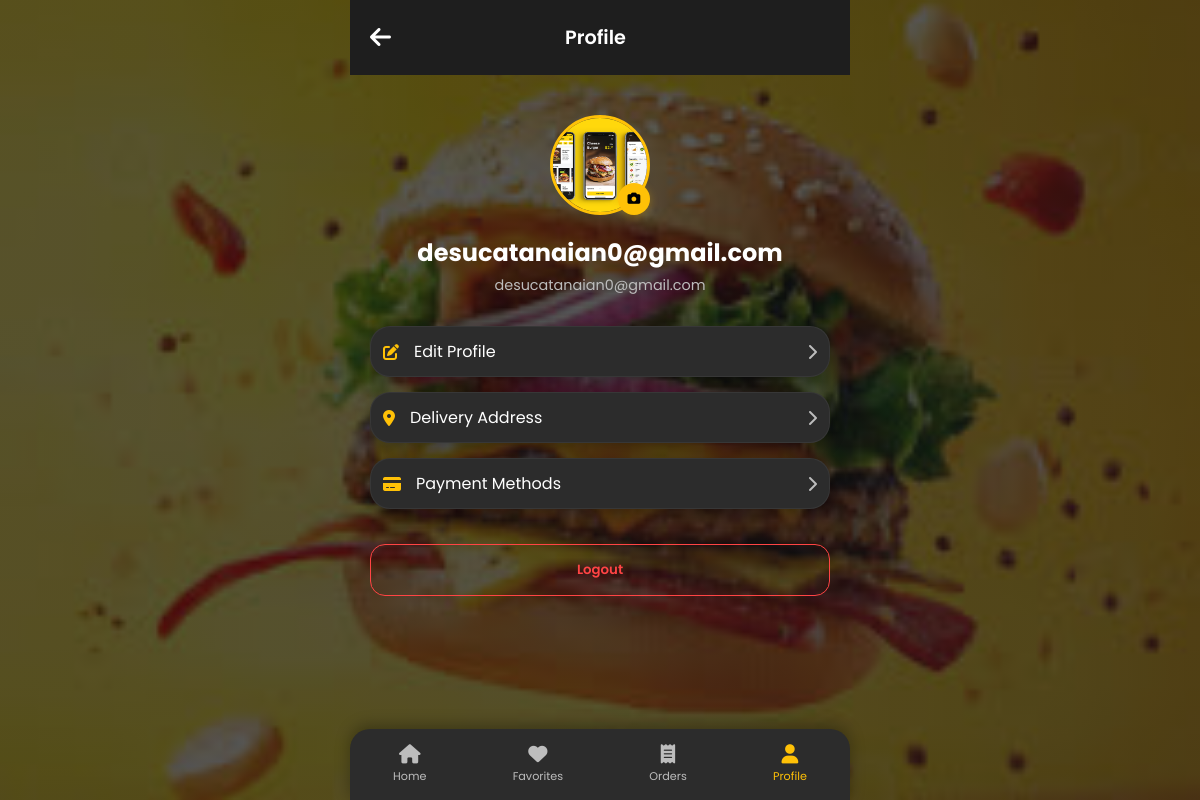
The app's page /profile.php (signed in) with its own data.
### tables this page shows
CREATE TABLE `users` (
  `id` int(11) NOT NULL,
  `username` varchar(50) NOT NULL,
  `email` varchar(100) NOT NULL,
  `password` varchar(255) NOT NULL,
  `role` enum('user','admin') DEFAULT 'user',
  `address` text DEFAULT NULL,
  `payment_method` varchar(100) DEFAULT NULL,
  `profile_image` varchar(255) DEFAULT NULL,
  `created_at` timestamp NOT NULL DEFAULT current_timestamp()
);

### profile.php (the view, shortened to what this page needs)
<?php
require_once 'config/db.php';
$user_id = $_SESSION['user_id'];
$stmt = $pdo->prepare("SELECT * FROM users WHERE id = ?");
$stmt->execute([$user_id]);
$user = $stmt->fetch();
?>
<!DOCTYPE html>
<html lang="en">
<head>
    <link rel="stylesheet" href="assets/css/style.css">
    <link rel="stylesheet" href="https://cdnjs.cloudflare.com/ajax/libs/font-awesome/6.0.0/css/all.min.css">
</head>
<body>
    <header>
        <button class="icon-btn" onclick="history.back()"><i class="fas fa-arrow-left"></i></button>
        <div class="header-title">Profile</div>
    </header>
    <div style="padding: 40px 20px; text-align: center;">
        <div style="position: relative; display: inline-block; margin-bottom: 20px;">
            <div style="width: 100px; height: 100px; background: var(--bg-secondary); border-radius: 50%; margin: 0 auto; display: flex; align-items: center; justify-content: center; border: 3px solid var(--accent); overflow: hidden;">
                <?php if (!empty($user['profile_image'])): ?>
                    <img src="assets/images/profiles/<?php echo htmlspecialchars($user['profile_image']); ?>" alt="Profile" style="width: 100%; height: 100%; object-fit: cover;">
                <?php else: ?>
                    <i class="fas fa-user" style="font-size: 3rem; color: var(--accent);"></i>
                <?php endif; ?>
            </div>
            <form action="profile.php" method="POST" enctype="multipart/form-data" style="position: absolute; bottom: 0; right: 0;">
                <label for="profile_image" style="background: var(--accent); color: #000; width: 32px; height: 32px; border-radius: 50%; display: flex; align-items: center; justify-content: center; cursor: pointer; font-size: 0.8rem; box-shadow: 0 2px 8px rgba(255, 193, 7, 0.3); transition: var(--transition);">
                    <i class="fas fa-camera"></i>
                </label>
            </form>
        </div>
        <h2 style="margin-bottom: 5px;"><?php echo htmlspecialchars($user['username']); ?></h2>
        <p style="color: var(--text-gray); font-size: 0.9rem; margin-bottom: 30px;"><?php echo htmlspecialchars($user['email']); ?></p>
        <div style="text-align: left; width: 100%;">
            <div class="product-card" onclick="openModal('profile-modal')" style="display: flex; align-items: center; gap: 15px; margin-bottom: 15px; width: 100%; text-align: left; cursor: pointer;">
                <i class="fas fa-edit" style="color: var(--accent);"></i>
                <span>Edit Profile</span>
                <i class="fas fa-chevron-right" style="margin-left: auto; color: var(--text-gray);"></i>
            </div>
            <div class="product-card" onclick="openModal('address-modal')" style="display: flex; align-items: center; gap: 15px; margin-bottom: 15px; width: 100%; text-align: left; cursor: pointer;">
                <i class="fas fa-map-marker-alt" style="color: var(--accent);"></i>
                <span>Delivery Address</span>
                <i class="fas fa-chevron-right" style="margin-left: auto; color: var(--text-gray);"></i>
            </div>
            <div class="product-card" onclick="openModal('payment-modal')" style="display: flex; align-items: center; gap: 15px; margin-bottom: 15px; width: 100%; text-align: left; cursor: pointer;">
                <i class="fas fa-credit-card" style="color: var(--accent);"></i>
                <span>Payment Methods</span>
                <i class="fas fa-chevron-right" style="margin-left: auto; color: var(--text-gray);"></i>
            </div>
            <a href="profile.php?logout=1" style="text-decoration: none;">
                <button class="auth-btn" style="background: transparent; border: 1px solid #ff4444; color: #ff4444; margin-top: 20px;">Logout</button>
            </a>
        </div>
    </div>
    <nav class="bottom-nav">
        <a href="index.php" class="nav-item">
            <i class="fas fa-home"></i>
            <span>Home</span>
        </a>
        <a href="favorites.php" class="nav-item">
            <i class="fas fa-heart"></i>
            <span>Favorites</span>
        </a>
        <a href="orders.php" class="nav-item">
            <i class="fas fa-receipt"></i>
            <span>Orders</span>
        </a>
        <a href="profile.php" class="nav-item active">
            <i class="fas fa-user"></i>
            <span>Profile</span>
        </a>
    </nav>
</body>
</html>

### assets/css/style.css (style rules this page uses)
:root { --bg-primary: #1E1E1E; --bg-secondary: #2C2C2C; --accent: #FFC107; --accent-hover: #e0a800; --text-white: #FFFFFF; --text-gray: #BDBDBD; --card-shadow: 0 4px 15px rgba(0, 0, 0, 0.3); --radius-lg: 20px; --radius-md: 15px; --transition: 0.3s ease; }
* { margin: 0; padding: 0; box-sizing: border-box; font-family: 'Poppins', sans-serif; }
body { background-color: var(--bg-primary); color: var(--text-white); max-width: 500px; margin: 0 auto; min-height: 100vh; padding-bottom: 80px; }
header { display: flex; justify-content: space-between; align-items: center; padding: 20px; position: sticky; top: 0; background-color: var(--bg-primary); z-index: 100; }
.header-title { font-size: 1.2rem; font-weight: 600; }
.icon-btn { background: none; border: none; color: var(--text-white); font-size: 1.5rem; cursor: pointer; position: relative; }
.product-card { position: relative; background-color: var(--bg-secondary); border-radius: var(--radius-lg); padding: 12px; text-align: center; box-shadow: var(--card-shadow); transition: var(--transition); border: 1px solid rgba(255, 255, 255, 0.05); }
.bottom-nav { position: fixed; bottom: 0; width: 100%; max-width: 500px; background-color: var(--bg-secondary); display: flex; justify-content: space-around; padding: 15px 0; border-top-left-radius: var(--radius-lg); border-top-right-radius: var(--radius-lg); box-shadow: 0 -4px 15px rgba(0, 0, 0, 0.3); }
.nav-item { display: flex; flex-direction: column; align-items: center; color: var(--text-gray); text-decoration: none; font-size: 0.7rem; gap: 5px; transition: var(--transition); }
.nav-item.active { color: var(--accent); }
.nav-item i { font-size: 1.2rem; }
.auth-btn { width: 100%; background-color: var(--accent); border: none; padding: 15px; border-radius: var(--radius-md); font-weight: 600; margin-top: 10px; cursor: pointer; }

### profile.php (style rules this page uses)
body { background: linear-gradient(135deg, rgba(10, 10, 10, 0.68), rgba(24, 24, 24, 0.74)), url('assets/images/bg.jpg') center center / cover no-repeat fixed !important; }

### records on screen
users: profile_image (picture), username "desucatanaian0@gmail.com", email "desucatanaian0@gmail.com"
